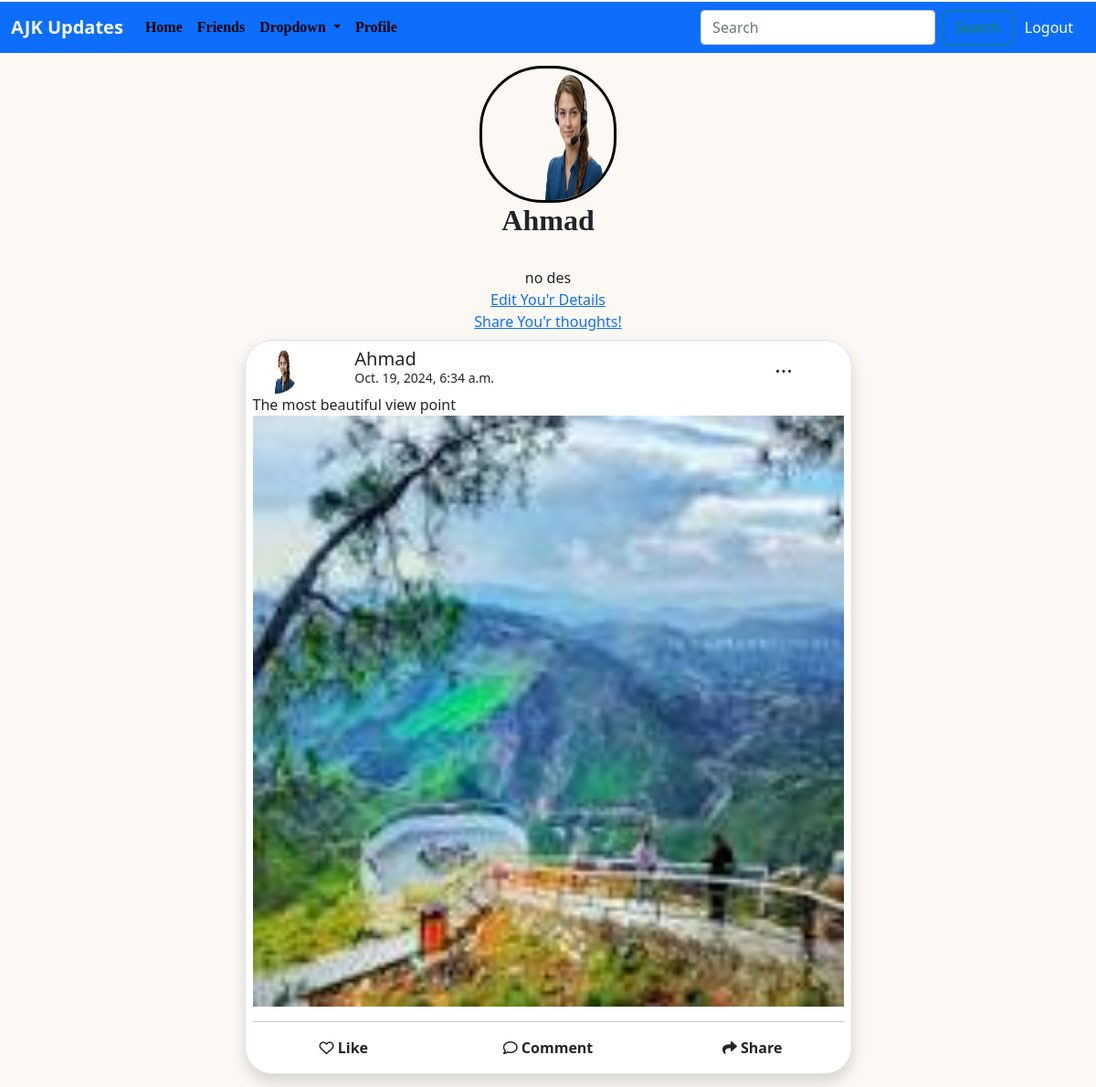
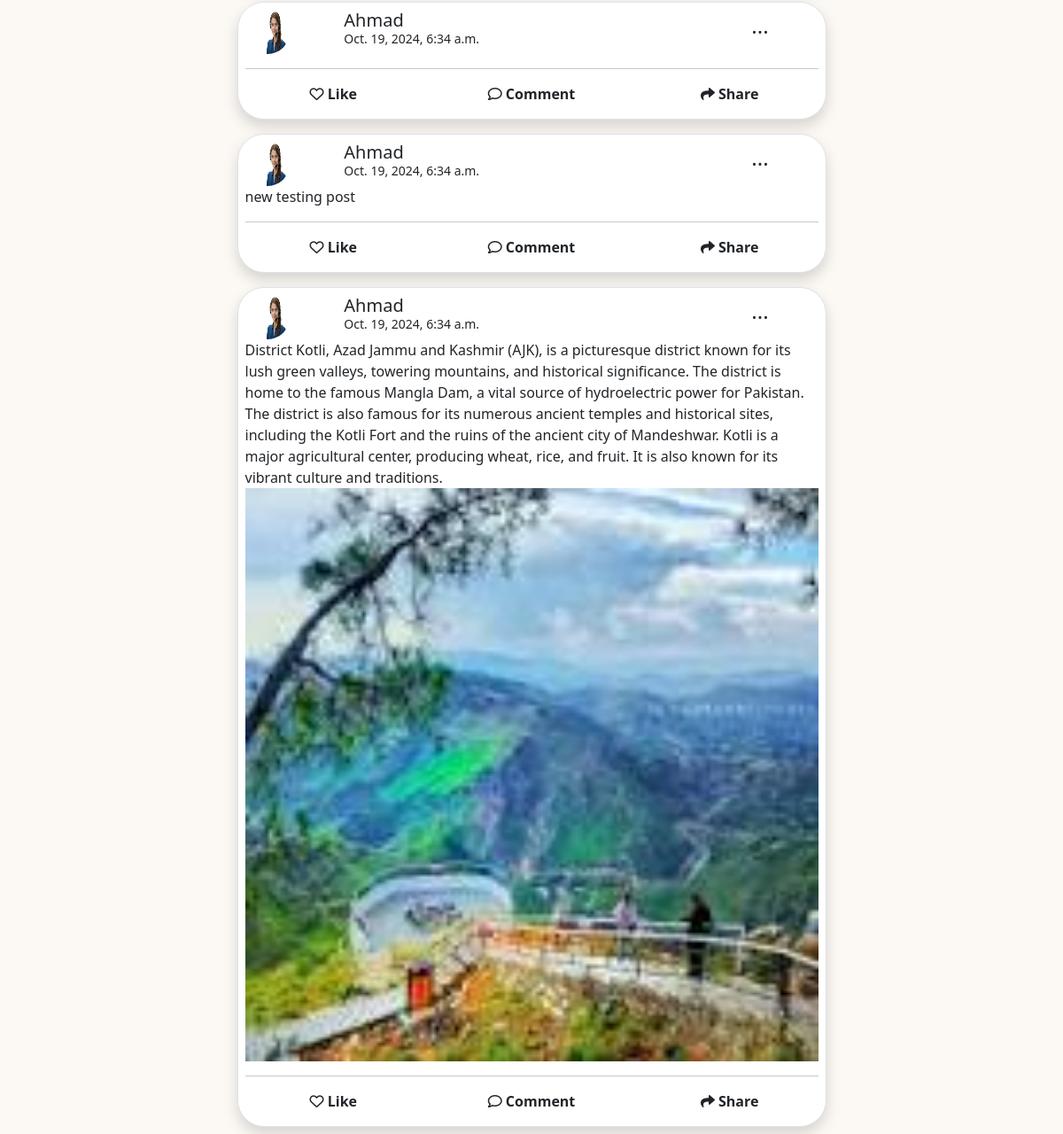
/profile (signed in), run on the app's committed database (2 pictures, top to bottom).
### AJKapp/models.py (models this page shows, shortened)
class userregister(models.Model):
    Name = models.ForeignKey(User, on_delete=models.CASCADE, null=True, blank=True, related_name='userprofile')
    bio = models.TextField(default='Add Something About Yourself...')
    profilepic = models.ImageField(upload_to='images/',blank=True, null=True)

class post(models.Model):
    name = models.ForeignKey(User, on_delete=models.CASCADE, null=True, blank=True, related_name='user_post')
    post_text = models.TextField(default='')
    post_pic = models.ImageField(upload_to='images/', blank=True, null=True)
    postcreated_at = models.DateTimeField(auto_now_add=True)

### AJKapp/views.py (the view)
# urls.py: path('profile', profile, name='profile'),
@login_required(login_url='/signin')
def profile(request):
    if request.method == 'POST':
        profilepic = request.FILES.get('profilepic')
    user = User.objects.filter(username = request.user.username).first()
    user_profiles = user.userprofile.all().first()
    userpost = user.user_post.all()
    dic = {
        'userprofile':user_profiles,
        'user':user,
        'userpost':userpost
    }
    return render(request, 'profile.html', dic)

### AJKapp/templates/profile.html (shortened to what this page needs)
{% extends "index.html" %}
{% load static %}
{% block body %}
  <div class="container">
    <div class="row justify-content-center text-center">
        <div class="col-4">
          {% if userprofile.profilepic %}
          <img class="text-danger profilepic mt-3 img-fluid" src="/media/{{userprofile.profilepic}}" alt="Error">
          {% else %}
          <img class="text-danger profilepic mt-3 img-fluid" src="{% static 'dp.jpeg' %}" alt="gchchc">
          {% endif %}
        </div>
    </div>
    <div class="row justify-content-center">
        <div class="col-9 text-center">
            <h2 class="fw-bold username text-capitalize user-select-none">{{user.username}}</h2><br>
            <span class="">{{userprofile.bio}}</span>
        </div>
    </div>
    <div class="row justify-content-center">
        <div class="col-9 text-center">
            {% if userprofile %}
            <a href="{% url 'editinfo' %}">Edit You'r Details</a>
            {% else %}
            <a href="{% url 'addinfo' %}">Add You'r Details</a>
            {% endif %}
            <br>
            <a href="{% url 'addpost' %}">Share You'r thoughts!</a>
        </div>
    </div>
    <div class="row justify-content-center">
      {% for post in userpost %}
    <div class="col-md-7 user_post m-2 border shadow p-2 pb-3">
        <div class="row">
          <div class="col-2">
              {% if post.name.userprofile.first.profilepic %}
                <img src="/media/{{post.name.userprofile.first.profilepic}}" alt="" class="img-fluid postprofilepic">
              {% else %}
                <img src= "{% static 'dp.jpeg' %}" alt="" class="img-fluid postprofilepic">
              {% endif %}
          </div>
          <div class="col-7 profile_bar">
            <h5 class="text-capitalize">{{user.username}}</h5><br>
            <small>{{post.postcreated_at}}</small>
          </div>
          <div class="text-end col-2 align-self- fs-4 user-select-none">...</div>
        </div>
        {{post.post_text}}
        {% if post.post_pic %}
        <img src="/media/{{post.post_pic}}" alt="Error" class="post_img">
        {% endif %}
      <hr>
      <div class="row justify-content-center text-center">
          <div class="col-4 fw-bold" type='submit' name="like"><i class="fa-regular fa-heart"></i>&nbsp;Like</div>
        <div class="col-4 fw-bold"><i class="fa-regular fa-comment"></i>&nbsp;Comment</div>
        <div class="col-4 fw-bold"><i class="fa-solid fa-share"></i>&nbsp;Share</div>
      </div>
    </div>
    {% endfor %}
  </div>
  </div>
{% endblock body %}

### AJKapp/templates/index.html (shortened to what this page needs)
<!DOCTYPE html>
<html lang="en">
<head>
    {% load static %}
    <link rel="stylesheet" href="{%static 'bootstrap.css' %}">
    <link rel="stylesheet" href="https://cdnjs.cloudflare.com/ajax/libs/font-awesome/6.0.0-beta3/css/all.min.css">
</head>
<body>
    <nav class="navbar navbar-expand-lg bg-primary">
        <div class="container-fluid">
          <a class="navbar-brand fw-bold text-light user-select-none">AJK Updates</a>
          <div class="collapse navbar-collapse" id="navbarSupportedContent">
            <ul class="navbar-nav me-auto mb-2 mb-lg-0">
              <li class="nav-item">
                <a class="nav-link active" aria-current="page" href="{% url 'homepage' %}">Home</a>
              </li>
              <li class="nav-item">
                <a class="nav-link" href="{% url 'friends' %}">Friends</a>
              </li>
              <li class="nav-item dropdown">
                <a class="nav-link dropdown-toggle" href="#" role="button" data-bs-toggle="dropdown" aria-expanded="false">
                  Dropdown
                </a>
              </li>
              <li class="nav-item">
                <a class="nav-link" href="{% url 'profile' %}" aria-disabled="true">Profile</a>
              </li>
            </ul>
            <form class="d-flex" role="search">
              <input class="form-control me-2" type="search" placeholder="Search" aria-label="Search">
              <button class="btn btn-outline-success" type="submit">Search</button>
            </form>
            <a href="{% url 'logout' %}" class="btn btn-primary">Logout</a>
          </div>
        </div>
      </nav>
      {% block body %}
    {% endblock body %}
</body>
</html>

### AJKapp/templates/profile.html (style rules this page uses)
.profilepic { border: 3px solid black; border-radius: 70px; width: 150px; height: 150px; }
.username { font-family: cursive; }
.postprofilepic { width: 50px; height: 50px; border-radius: 50px; }
.profile_bar { line-height: 0px; }
.user_post { background-color: white; border-radius: 30px; }
.post_img { width: 100%; }

### AJKapp/templates/index.html (style rules this page uses)
body { background-color: rgb(252, 249, 244); }
.nav-link { font-family: cursive; color: black; font-weight: bold; }
.navbar { z-index: 4; position: sticky; top:2px; }

### data on the page
userregister: profilepic (picture), bio "no des"
post: name.userprofile.first.profilepic (picture), postcreated_at "Oct. 19, 2024, 6:34 a.m.", post_text "The most beautiful view point", post_pic (picture)
post: name.userprofile.first.profilepic (picture), postcreated_at "Oct. 19, 2024, 6:34 a.m."
post: name.userprofile.first.profilepic (picture), postcreated_at "Oct. 19, 2024, 6:34 a.m.", post_text "new testing post"
post: name.userprofile.first.profilepic (picture), postcreated_at "Oct. 19, 2024, 6:34 a.m.", post_text "District Kotli, Azad Jammu and Kashmir (AJK), is a picturesque district known for its lush green valleys, towering mountains, and historical significance. The district is home to the famous Mangla Dam, a vital source of hydroelectric power for Pakistan. The district is also famous for its numerous ancient temples and historical sites, including the Kotli Fort and the ruins of the ancient city of Mandeshwar. Kotli is a major agricultural center, producing wheat, rice, and fruit. It is also known for its vibrant culture and traditions.", post_pic (picture)

### other printed values
{{ user.username }} "Ahmad"
